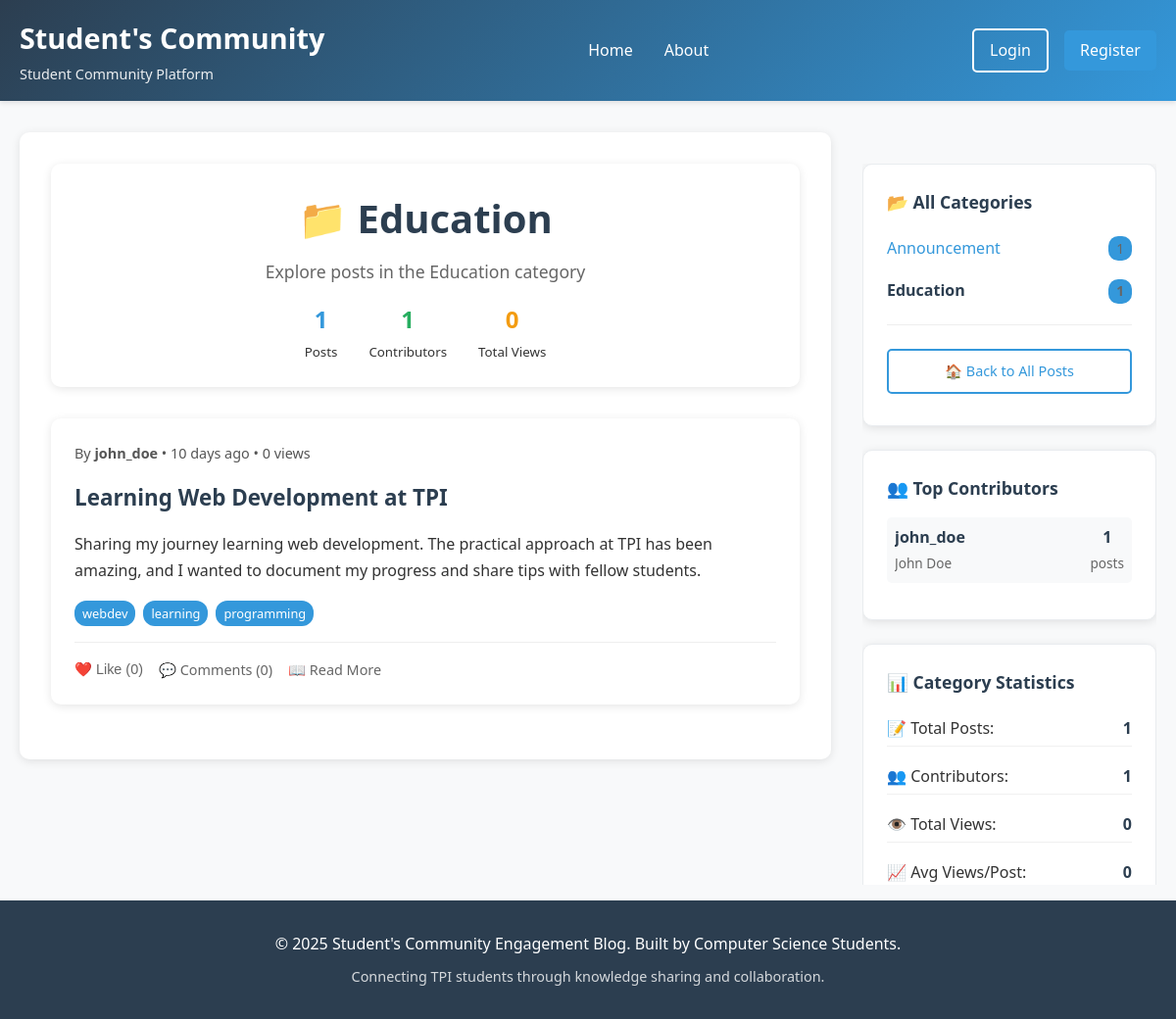
The app's page /category.php?cat=Education with its own data.
### tables this page shows
CREATE TABLE posts (
    id INT AUTO_INCREMENT PRIMARY KEY,
    user_id INT NOT NULL,
    title VARCHAR(200) NOT NULL,
    content TEXT NOT NULL,
    category VARCHAR(50) DEFAULT 'General',
    tags VARCHAR(200),
    status ENUM('draft', 'published') DEFAULT 'published',
    views INT DEFAULT 0,
    created_at TIMESTAMP DEFAULT CURRENT_TIMESTAMP,
    updated_at TIMESTAMP DEFAULT CURRENT_TIMESTAMP ON UPDATE CURRENT_TIMESTAMP,
    FOREIGN KEY (user_id) REFERENCES users(id) ON DELETE CASCADE
);

CREATE TABLE users (
    id INT AUTO_INCREMENT PRIMARY KEY,
    username VARCHAR(50) UNIQUE NOT NULL,
    email VARCHAR(100) UNIQUE NOT NULL,
    password VARCHAR(255) NOT NULL,
    full_name VARCHAR(100) NOT NULL,
    department VARCHAR(50),
    student_id VARCHAR(20),
    profile_image VARCHAR(255) DEFAULT 'default-avatar.png',
    created_at TIMESTAMP DEFAULT CURRENT_TIMESTAMP,
    is_active BOOLEAN DEFAULT TRUE
);

### config/database.php (called while the page is built, shortened)
<?php
function sanitize($data) {
    return htmlspecialchars(strip_tags(trim($data)));
}
function timeAgo($datetime) {
    $time = time() - strtotime($datetime);
    if ($time < 2629746) return floor($time/86400) . ' days ago';
    return date('M j, Y', strtotime($datetime));
}
?>

### category.php (the view, shortened to what this page needs)
<?php
require_once 'includes/header.php';
$category = isset($_GET['cat']) ? sanitize($_GET['cat']) : '';
$database = new Database();
$db = $database->connect();
$posts_per_page = 10;
$page = isset($_GET['page']) ? max(1, intval($_GET['page'])) : 1;
$offset = ($page - 1) * $posts_per_page;
$query = "
    SELECT p.*, u.username, u.full_name,
           COUNT(DISTINCT l.id) as like_count,
           COUNT(DISTINCT c.id) as comment_count
    FROM posts p
    LEFT JOIN users u ON p.user_id = u.id
    LEFT JOIN likes l ON p.id = l.post_id
    LEFT JOIN comments c ON p.id = c.post_id
    WHERE p.category = :category AND p.status = 'published'
    GROUP BY p.id
    ORDER BY p.created_at DESC
    LIMIT :limit OFFSET :offset
";
$stmt = $db->prepare($query);
$stmt->bindParam(':category', $category);
$stmt->bindParam(':limit', $posts_per_page, PDO::PARAM_INT);
$stmt->bindParam(':offset', $offset, PDO::PARAM_INT);
$stmt->execute();
$posts = $stmt->fetchAll(PDO::FETCH_ASSOC);
$categories_query = "
    SELECT category, COUNT(*) as count
    FROM posts
    WHERE status = 'published' AND category IS NOT NULL AND category != ''
    GROUP BY category
    ORDER BY category ASC
";
$categories_stmt = $db->prepare($categories_query);
$categories_stmt->execute();
$all_categories = $categories_stmt->fetchAll(PDO::FETCH_ASSOC);
$stats_query = "
    SELECT
        COUNT(*) as post_count,
        COUNT(DISTINCT user_id) as contributor_count,
        SUM(views) as total_views
    FROM posts
    WHERE category = :category AND status = 'published'
";
$stats_stmt = $db->prepare($stats_query);
$stats_stmt->bindParam(':category', $category);
$stats_stmt->execute();
$category_stats = $stats_stmt->fetch(PDO::FETCH_ASSOC);
$contributors_query = "
    SELECT u.username, u.full_name, COUNT(p.id) as post_count
    FROM users u
    JOIN posts p ON u.id = p.user_id
    WHERE p.category = :category AND p.status = 'published'
    GROUP BY u.id
    ORDER BY post_count DESC
    LIMIT 5
";
$contributors_stmt = $db->prepare($contributors_query);
$contributors_stmt->bindParam(':category', $category);
$contributors_stmt->execute();
$top_contributors = $contributors_stmt->fetchAll(PDO::FETCH_ASSOC);
?>
<div class="container">
    <div class="main-content">
        <main class="content">
            <div class="post-card" style="text-align: center; background: linear-gradient(135deg, #f8f9fa, #e9ecef); margin-bottom: 2rem;">
                <h1 style="font-size: 2.5rem; color: #2c3e50; margin-bottom: 0.5rem;">
                    📁 <?php echo htmlspecialchars($category); ?>
                </h1>
                <p style="font-size: 1.1rem; color: #666; margin-bottom: 1rem;">
                    Explore posts in the <?php echo htmlspecialchars($category); ?> category
                </p>
                <div style="display: flex; justify-content: center; gap: 2rem; flex-wrap: wrap;">
                    <div style="text-align: center;">
                        <strong style="font-size: 1.5rem; color: #3498db;"><?php echo $category_stats['post_count']; ?></strong>
                        <br><small>Posts</small>
                    </div>
                    <div style="text-align: center;">
                        <strong style="font-size: 1.5rem; color: #27ae60;"><?php echo $category_stats['contributor_count']; ?></strong>
                        <br><small>Contributors</small>
                    </div>
                    <div style="text-align: center;">
                        <strong style="font-size: 1.5rem; color: #f39c12;"><?php echo number_format($category_stats['total_views']); ?></strong>
                        <br><small>Total Views</small>
                    </div>
                </div>
            </div>
            <?php if (empty($posts)): ?>
                <div style="text-align: center; padding: 3rem;">
                    <div style="font-size: 4rem; margin-bottom: 1rem;">📝</div>
                    <h3>No posts found in this category</h3>
                    <p style="color: #666; margin-bottom: 2rem;">
                        Be the first to contribute to the <?php echo htmlspecialchars($category); ?> category!
                    </p>
                    <?php if (isLoggedIn()): ?>
                        <a href="create_post.php" class="btn btn-primary">Create First Post</a>
                    <?php else: ?>
                        <a href="register.php" class="btn btn-primary">Join Our Community</a>
                    <?php endif; ?>
                </div>
            <?php else: ?>
                <?php foreach ($posts as $post): ?>
                    <article class="post-card">
                        <div class="post-header">
                            <div class="post-meta">
                                By <strong><?php echo htmlspecialchars($post['username']); ?></strong>
                                • <?php echo timeAgo($post['created_at']); ?>
                                • <?php echo $post['views']; ?> views
                            </div>
                        </div>
                        <h2 class="post-title">
                            <a href="post.php?id=<?php echo $post['id']; ?>">
                                <?php echo htmlspecialchars($post['title']); ?>
                            </a>
                        </h2>
                        <div class="post-content">
                            <?php
                            $content = strip_tags($post['content']);
                            echo htmlspecialchars(substr($content, 0, 200)) . (strlen($content) > 200 ? '...' : '');
                            ?>
                        </div>
                        <?php if ($post['tags']): ?>
                            <div class="tags">
                                <?php
                                $tags = explode(',', $post['tags']);
                                foreach ($tags as $tag):
                                    $tag = trim($tag);
                                    if ($tag):
                                ?>
                                    <span class="tag"><?php echo htmlspecialchars($tag); ?></span>
                                <?php
                                    endif;
                                endforeach;
                                ?>
                            </div>
                        <?php endif; ?>
                        <div class="post-actions">
                            <button class="action-btn like-btn" data-post-id="<?php echo $post['id']; ?>">
                                ❤️ Like (<?php echo $post['like_count']; ?>)
                            </button>
                            <a href="post.php?id=<?php echo $post['id']; ?>#comments" class="action-btn">
                                💬 Comments (<?php echo $post['comment_count']; ?>)
                            </a>
                            <a href="post.php?id=<?php echo $post['id']; ?>" class="action-btn">
                                📖 Read More
                            </a>
                        </div>
                    </article>
                <?php endforeach; ?>
            <?php endif; ?>
        </main>
        <aside class="sidebar">
            <div class="widget">
                <h3>📂 All Categories</h3>
                <ul>
                    <?php foreach ($all_categories as $cat): ?>
                        <li style="margin-bottom: 0.5rem;">
                            <a href="category.php?cat=<?php echo urlencode($cat['category']); ?>"
                               style="display: flex; justify-content: space-between; align-items: center; padding: 0.3rem 0; <?php echo $cat['category'] === $category ? 'font-weight: bold; color: #2c3e50 !important;' : ''; ?>">
                                <span><?php echo htmlspecialchars($cat['category']); ?></span>
                                <small style="background: #3498db; color: white; padding: 0.1rem 0.5rem; border-radius: 10px;">
                                    <?php echo $cat['count']; ?>
                                </small>
                            </a>
                        </li>
                    <?php endforeach; ?>
                </ul>
                <div style="margin-top: 1rem; padding-top: 1rem; border-top: 1px solid #eee;">
                    <a href="index.php" class="btn btn-secondary" style="width: 100%; text-align: center;">
                        🏠 Back to All Posts
                    </a>
                </div>
            </div>
            <?php if (!empty($top_contributors)): ?>
                <div class="widget">
                    <h3>👥 Top Contributors</h3>
                    <?php foreach ($top_contributors as $contributor): ?>
                        <div style="display: flex; justify-content: space-between; align-items: center; margin-bottom: 0.8rem; padding: 0.5rem; background: #f8f9fa; border-radius: 5px;">
                            <div>
                                <strong><?php echo htmlspecialchars($contributor['username']); ?></strong>
                                <br><small style="color: #666;"><?php echo htmlspecialchars($contributor['full_name']); ?></small>
                            </div>
                            <div style="text-align: center;">
                                <strong style="color: #3498db;"><?php echo $contributor['post_count']; ?></strong>
                                <br><small>posts</small>
                            </div>
                        </div>
                    <?php endforeach; ?>
                </div>
            <?php endif; ?>
            <div class="widget">
                <h3>📊 Category Statistics</h3>
                <div style="display: grid; gap: 0.8rem;">
                    <div style="display: flex; justify-content: space-between; align-items: center;">
                        <span>📝 Total Posts:</span>
                        <strong style="color: #3498db;"><?php echo $category_stats['post_count']; ?></strong>
                    </div>
                    <div style="display: flex; justify-content: space-between; align-items: center;">
                        <span>👥 Contributors:</span>
                        <strong style="color: #27ae60;"><?php echo $category_stats['contributor_count']; ?></strong>
                    </div>
                    <div style="display: flex; justify-content: space-between; align-items: center;">
                        <span>👁️ Total Views:</span>
                        <strong style="color: #f39c12;"><?php echo number_format($category_stats['total_views']); ?></strong>
                    </div>
                    <div style="display: flex; justify-content: space-between; align-items: center;">
                        <span>📈 Avg Views/Post:</span>
                        <strong style="color: #9b59b6;">
                            <?php echo $category_stats['post_count'] > 0 ? number_format($category_stats['total_views'] / $category_stats['post_count']) : 0; ?>
                        </strong>
                    </div>
                </div>
            </div>
        </aside>
    </div>
</div>
<?php require_once 'includes/footer.php'; ?>

### records on screen
posts: user.username "john_doe", created_at "10 days ago", views "0", title "Learning Web Development at TPI", content "Sharing my journey learning web development. The practical approach at TPI has been amazing, and I wanted to document my progress and share tips with fellow students.", tags "webdev", tags "learning", tags "programming", like_count "0", comment_count "0"

### other values on screen
$category "Education"
$category_stats['post_count'] "1"
$category_stats['contributor_count'] "1"
$category_stats['total_views'] "0"
$cat['category'] "Announcement"
$cat['count'] "1"
$cat['category'] "Education"
$contributor['username'] "john_doe"
$contributor['full_name'] "John Doe"
$contributor['post_count'] "1"
$category_stats['total_views'] / $category_stats['post_count'] "0"
